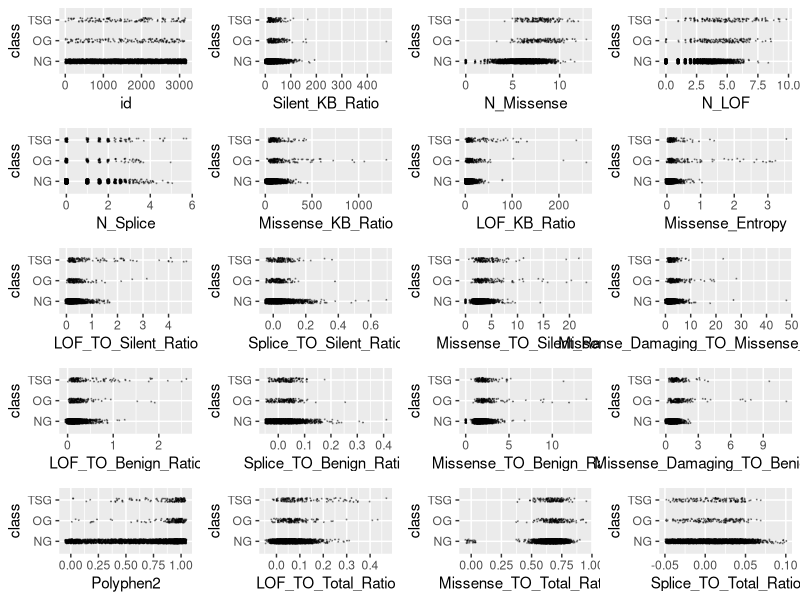
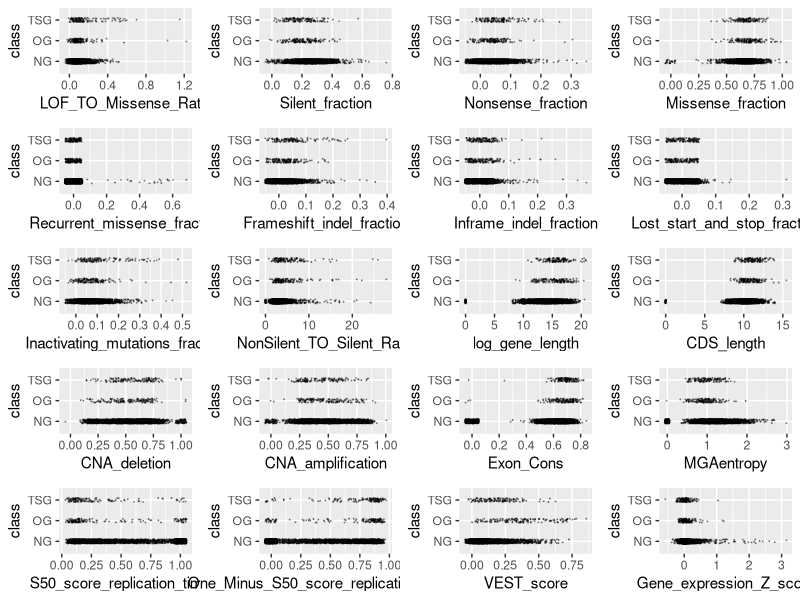
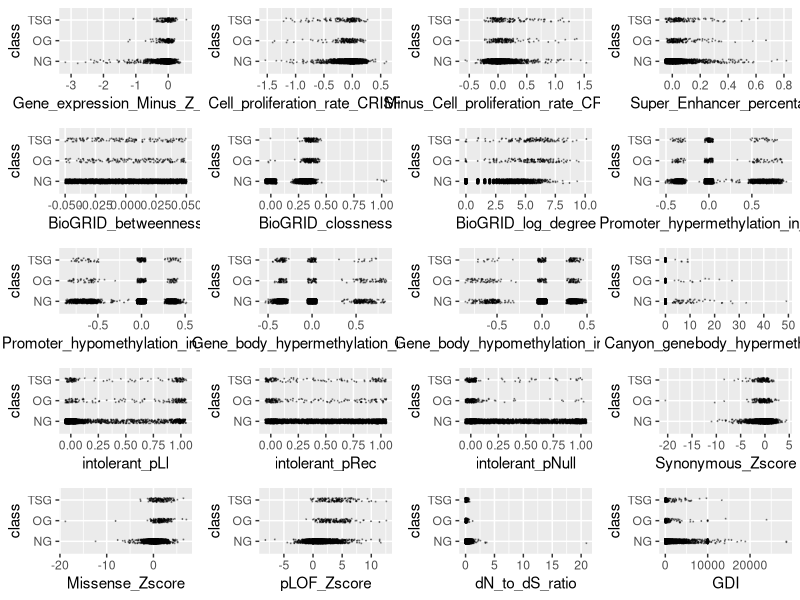
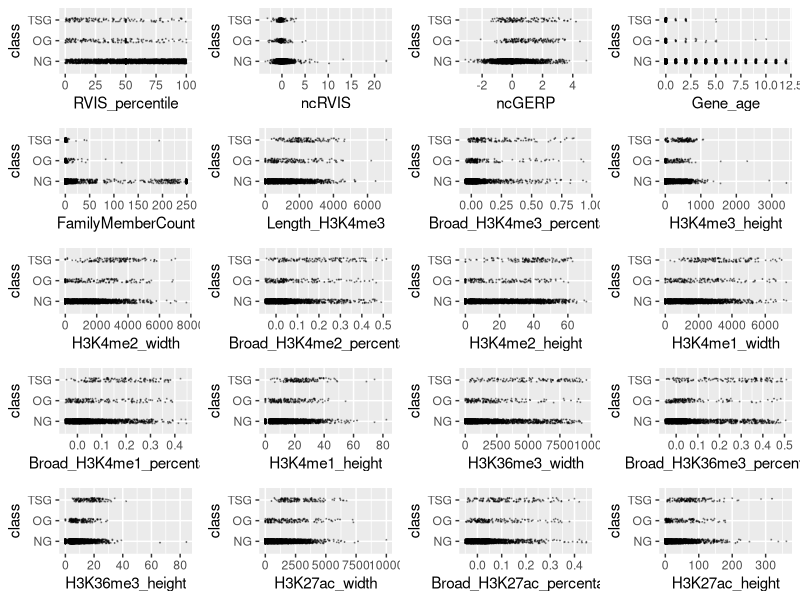
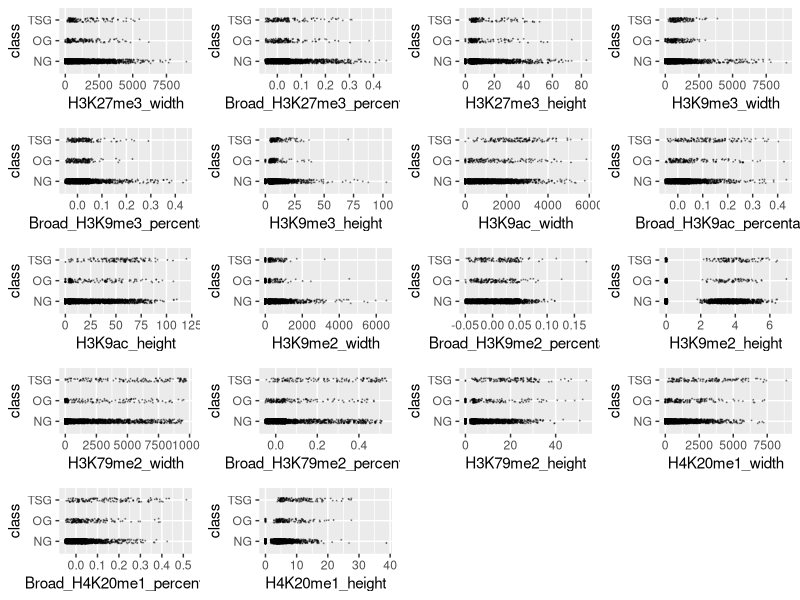
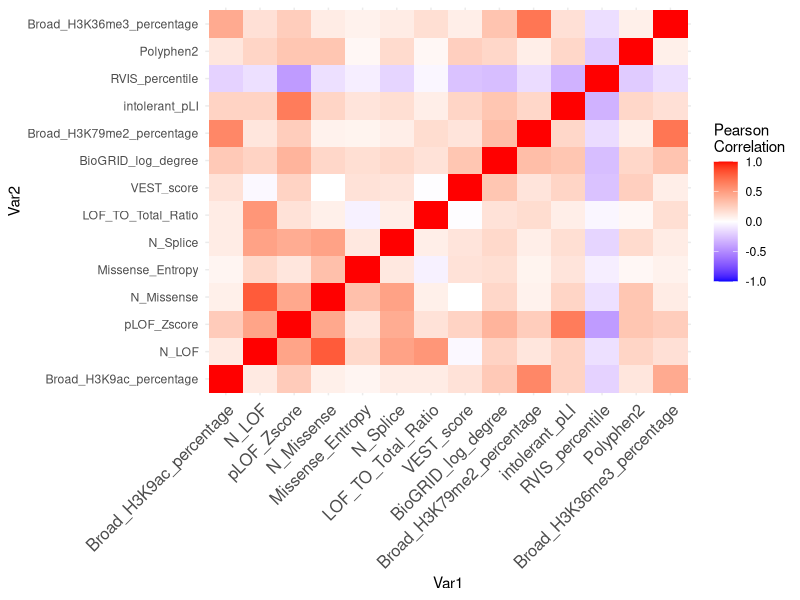

Reproduce these figures in R, in order.
## ---- chunk 1
knitr::opts_chunk$set(echo = TRUE)
## ---- chunk 2
training <- read.csv("training.csv", stringsAsFactors = TRUE)
training$class <- factor(training$class)
levels(training$class) <- c("NG", "OG", "TSG")
outlier <- function(data) {
  low <- mean(data) - 3 * sd(data)
  high <- mean(data) + 3 * sd(data)
  which(data < low | data > high)
}
library(ggplot2)
scatter <- function(var) {
  ggplot(training, aes_string(var, "class")) +
    geom_jitter(width = 0.05, height = 0.1, size = 0.1,
                colour = rgb(0, 0, 0, alpha = 1 / 3))
}
scat_plot <- lapply(names(training)[-99], scatter)
library(gridExtra)
# grid.arrange(grobs = scat_plot[1:20], ncol = 4)
# grid.arrange(grobs = scat_plot[21:40], ncol = 4)
# grid.arrange(grobs = scat_plot[41:60], ncol = 4)
# grid.arrange(grobs = scat_plot[61:80], ncol = 4)
# grid.arrange(grobs = scat_plot[81:98], ncol = 4)
outlier_index <- sort(table(unlist(lapply(training[,-99], outlier))), decreasing = TRUE)
outlier_index[1:100]
training <- training[-as.numeric(names(outlier_index)[1:50]),]
training <- training[-which(training$Missense_TO_Silent_Ratio > 100), ]
training <- training[-which(training$Missense_KB_Ratio > 2000), ]
training <- training[-which(training$LOF_TO_Silent_Ratio > 5), ]
training <- training[-which(training$Gene_expression_Z_score > 4), ]
## ---- chunk 3
library(ggplot2)
scatter <- function(var) {
  ggplot(training, aes_string(var, "class")) +
    geom_jitter(width = 0.05, height = 0.1, size = 0.1,
                colour = rgb(0, 0, 0, alpha = 1 / 3))
}
scat_plot <- lapply(names(training)[-99], scatter)
library(gridExtra)
grid.arrange(grobs = scat_plot[1:20], ncol = 4)
grid.arrange(grobs = scat_plot[21:40], ncol = 4)
grid.arrange(grobs = scat_plot[41:60], ncol = 4)
grid.arrange(grobs = scat_plot[61:80], ncol = 4)
grid.arrange(grobs = scat_plot[81:98], ncol = 4)
## ---- chunk 4
sig <- logical(98)
names(sig) <- names(training)[-99]
k <- 1
diffs <- logical(98)
for (var in names(training)[-99]) {
  model <- aov(training[[var]] ~ factor(training$class))
  sig[k] <- summary(model)[[1]][1, 5]
  diffs[k] <- all(TukeyHSD(model)$`factor(training$class)`[, 4] < 0.05)
  k <- k + 1
}
sort(sig[diffs])
score <- function (conf_mat) {
  print(sum(diag(conf_mat) * c(1, 20, 20)))
  print(sum(diag(conf_mat) * c(1, 20, 20)) / sum(apply(conf_mat, 2, sum) * c(1, 20, 20)))
}

classify <- function(probs) {
  if (any(probs[2:3] > 0.05)) {
    subset <- probs[2:3]
    output <- which(subset == max(subset))
    if (length(output) > 1) {
        output <- sample(1:2, 1)
    }
  } else {
    output <- 0
  }
  output
}
## ---- chunk 5
library(dplyr)
vars <- training %>% select(Broad_H3K9ac_percentage, N_LOF, pLOF_Zscore, 
                            N_Missense, Missense_Entropy, N_Splice, 
                            LOF_TO_Total_Ratio, VEST_score, BioGRID_log_degree, 
                            Broad_H3K79me2_percentage, intolerant_pLI, 
                            RVIS_percentile, Polyphen2, Broad_H3K36me3_percentage, 
                            class)
vars$class <- factor(vars$class)
levels(vars$class) <- c("NG", "OG", "TSG")
cor_mtx = round(cor(vars[, names(vars) != "class"]), 2)
library(reshape2)
#reshape it
melted_cor_mtx <- melt(cor_mtx)

#draw the heatmap
cor_heatmap = ggplot(data = melted_cor_mtx, aes(x=Var1, y=Var2, fill=value)) + geom_tile()
cor_heatmap = cor_heatmap +
scale_fill_gradient2(low = "blue", high = "red", mid = "white", midpoint = 0, limit = c(-1,1), space = "Lab", name="Pearson\nCorrelation") + 
theme_minimal() +
theme(axis.text.x = element_text(angle = 45, vjust = 1, size = 12, hjust = 1))

cor_heatmap
## ---- chunk 6
library(dplyr)
set.seed(nrow(training) + 2222)
vars <- training %>% select(Broad_H3K9ac_percentage, N_LOF, pLOF_Zscore, 
                            Missense_Entropy, N_Splice, LOF_TO_Total_Ratio, 
                            VEST_score, BioGRID_log_degree, Broad_H3K79me2_percentage,
                            Gene_age,
                            Polyphen2, Broad_H3K36me3_percentage, class)
library(caret)
vars_test <- createDataPartition(vars$class, p = 0.8, 
                                  list = FALSE)
vars_train <- vars[vars_test, ]
vars_test <- vars[-vars_test, ]

train_cont <- trainControl(method = "cv", number = 5, classProbs = TRUE, savePredictions = TRUE)


knn_ft <- train(class ~ ., data = vars_train, method = "knn", preProc = c("center", "scale"),
                trControl = train_cont, tuneGrid = expand.grid(k = seq(from = 1, to = 25, by = 5)))
for (k in seq(from = 1, to = 25, by = 5)) {
  preds <- predict(knn_ft, newdata = vars_test, type = "prob")
  knn_mod <- table("pred"=unlist(apply(preds, 1, classify)), "obs" = vars_test$class)
  print(knn_mod)
  score(knn_mod)
}
train_cont <- trainControl(method = "cv", number = 5, classProbs = TRUE, savePredictions = TRUE)
qda_ft <- train(class ~ ., data = vars_train, method = "qda", preProc = c("center", "scale"),
                trControl = train_cont)
preds <- predict(qda_ft, newdata = vars_test, type = "prob")

qda_mod <- table("pred"=apply(preds, 1, classify), "obs" = vars_test$class)
qda_mod
score(qda_mod)
train_cont <- trainControl(method = "cv", number = 5, classProbs = TRUE, savePredictions = TRUE)
lda_ft <- train(class ~ ., data = vars_train, method = "lda", preProc = c("center", "scale"),
                trControl = train_cont)
preds <- predict(lda_ft, newdata = vars_test, type = "prob")

lda_mod <- table("pred"=apply(preds, 1, classify), "obs" = vars_test$class)
lda_mod
score(lda_mod)
